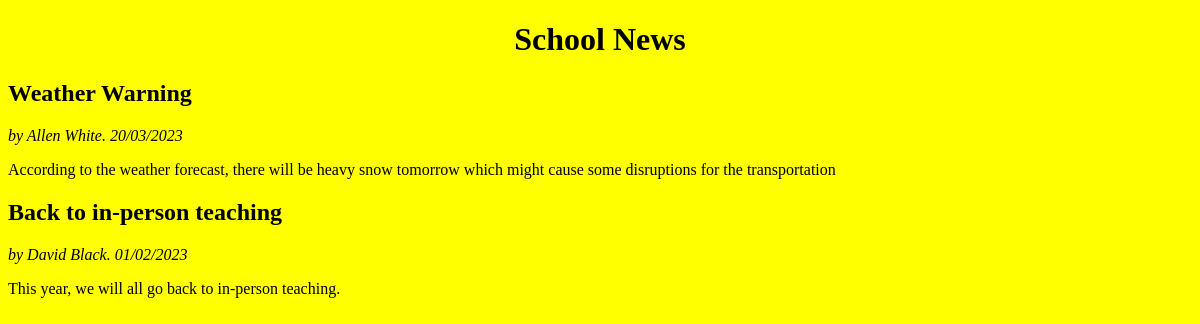
Before: / with the older database file.
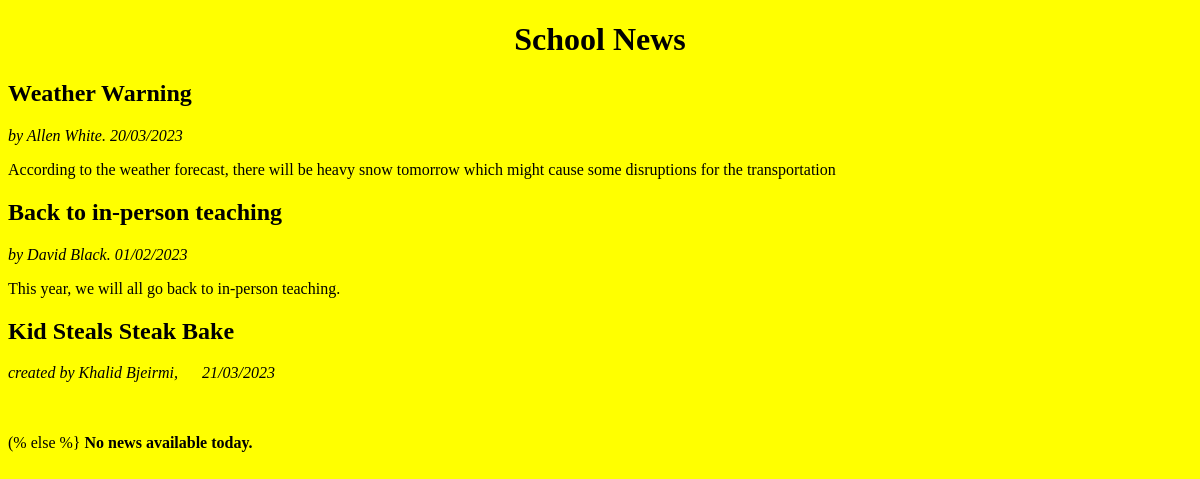
After: the same page with the newer database file.
### practicaltest/models.py (models this page shows, shortened)
class Page(models.Model):
    title = models.CharField(max_length=128)
    author = models.CharField(max_length=128)
    date = models.CharField(max_length=128)
    description = models.CharField(max_length=128)

### practicaltest/views.py (the view)
# urls.py: path('', views.index, name='index'),
def index(request):
    context_dict= {}
    context_dict['list'] = Page.objects.order_by('-date')
    return render(request, 'practicaltest/index.html', context=context_dict)

### templates/practicaltest/index.html (shortened to what this page needs)
<!DOCTYPE html>
<html>
    <head>
    </head>
<body>
        <h1>School News</h1>
        <h2>Weather Warning</h2>
        <i>by Allen White. 20/03/2023</i>
        <p>According to the weather forecast, there will be heavy snow tomorrow which might cause some disruptions for the transportation</p>
        <h2>Back to in-person teaching</h2>
        <i>by David Black. 01/02/2023</i>
        <p>This year, we will all go back to in-person teaching.</p>
        <div>
          {% if list %}
            {% for Page in list %}
            <h2> {{Page.title}} </h2>
            <p><i>created by {{Page.author}}, &emsp; {{Page.date}} </i></p>
            <p>{{news.description}}</p><br><br>
            {% endfor %}
            (% else %}
            <strong> No news available today.</strong>
            {% endif %}
        </div>
    </body>
</html>

### templates/practicaltest/index.html (style rules this page uses)
body { background-color: #ffff00; }
h1 { text-align: center; }

Changed rows visible on the page:
added Page: title "Kid Steals Steak Bake", author "Khalid Bjeirmi", date "21/03/2023"
Other visible differences:
text now shown: "(% else %} No news available today."
